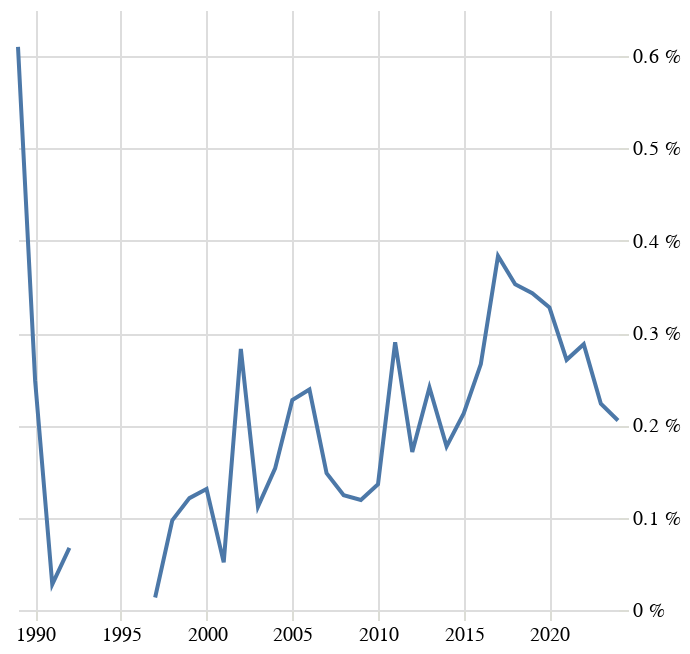

Here is the notebook cell this chart was saved with:
### Code cell
grafik("rusk")

### Figure 1 — Vega-Lite specification as saved in the notebook (floating-point values rounded to 4 significant figures)
{"config": {"title": {"font": "Noticia Text", "fontSize": 14, "anchor": "start", "lineHeight": 21, "fontWeight": "bolder", "subtitleFont": "Noticia Text", "subtitleFontSize": 12, "subtitlePadding": 12, "dy": -12}, "axis": {"labelFont": "Asap", "titleFont": "Asap", "fontWeight": "lighter", "titleFontWeight": "lighter", "labelFontSize": 10, "titleFontSize": 10, "labelPadding": 2, "titlePadding": 10, "domainOpacity": 0, "tickColor": "#DCDDD6"}, "legend": {"labelFont": "Asap", "labelFontWeight": "normal", "titleFont": "Asap", "titleFontWeight": "normal", "labelFontSize": 10, "titleFontSize": 10}, "view": {"stroke": "transparent"}}, "data": {"name": "data-74ff49501e6d5971d06f538629eb07bd"}, "mark": {"type": "line"}, "encoding": {"x": {"axis": {"title": null}, "field": "rok", "type": "temporal"}, "y": {"axis": {"domainOpacity": 0, "labelExpr": "datum.label * 100 + ' %'", "orient": "right", "tickColor": "#DCDDD6", "title": null}, "field": "podil", "type": "quantitative"}}, "$schema": "https://vega.github.io/schema/vega-lite/v5.8.0.json", "datasets": {"data-74ff49501e6d5971d06f538629eb07bd": [{"pocet": 19.0, "rok": "1989-01-01T00:00:00", "len_right": 3115, "podil": 0.0061, "zanr": "rusk"}, {"pocet": 8.0, "rok": "1990-01-01T00:00:00", "len_right": 3220, "podil": 0.002484, "zanr": "rusk"}, {"pocet": 1.0, "rok": "1991-01-01T00:00:00", "len_right": 3598, "podil": 0.0002779, "zanr": "rusk"}, {"pocet": 3.0, "rok": "1992-01-01T00:00:00", "len_right": 4452, "podil": 0.0006739, "zanr": "rusk"}, {"pocet": null, "rok": "1993-01-01T00:00:00", "len_right": 5949, "podil": null, "zanr": "rusk"}, {"pocet": null, "rok": "1994-01-01T00:00:00", "len_right": 6067, "podil": null, "zanr": "rusk"}, {"pocet": 3.0, "rok": "1995-01-01T00:00:00", "len_right": 6784, "podil": 0.0004422, "zanr": "rusk"}, {"pocet": null, "rok": "1996-01-01T00:00:00", "len_right": 7014, "podil": null, "zanr": "rusk"}, {"pocet": 1.0, "rok": "1997-01-01T00:00:00", "len_right": 7395, "podil": 0.0001352, "zanr": "rusk"}, {"pocet": 7.0, "rok": "1998-01-01T00:00:00", "len_right": 7210, "podil": 0.0009709, "zanr": "rusk"}, {"pocet": 9.0, "rok": "1999-01-01T00:00:00", "len_right": 7427, "podil": 0.001212, "zanr": "rusk"}, {"pocet": 10.0, "rok": "2000-01-01T00:00:00", "len_right": 7629, "podil": 0.001311, "zanr": "rusk"}, {"pocet": 4.0, "rok": "2001-01-01T00:00:00", "len_right": 7757, "podil": 0.0005157, "zanr": "rusk"}, {"pocet": 22.0, "rok": "2002-01-01T00:00:00", "len_right": 7776, "podil": 0.002829, "zanr": "rusk"}, {"pocet": 9.0, "rok": "2003-01-01T00:00:00", "len_right": 8038, "podil": 0.00112, "zanr": "rusk"}, {"pocet": 13.0, "rok": "2004-01-01T00:00:00", "len_right": 8477, "podil": 0.001534, "zanr": "rusk"}, {"pocet": 20.0, "rok": "2005-01-01T00:00:00", "len_right": 8791, "podil": 0.002275, "zanr": "rusk"}, {"pocet": 22.0, "rok": "2006-01-01T00:00:00", "len_right": 9212, "podil": 0.002388, "zanr": "rusk"}, {"pocet": 14.0, "rok": "2007-01-01T00:00:00", "len_right": 9446, "podil": 0.001482, "zanr": "rusk"}, {"pocet": 12.0, "rok": "2008-01-01T00:00:00", "len_right": 9643, "podil": 0.001244, "zanr": "rusk"}, {"pocet": 11.0, "rok": "2009-01-01T00:00:00", "len_right": 9230, "podil": 0.001192, "zanr": "rusk"}, {"pocet": 13.0, "rok": "2010-01-01T00:00:00", "len_right": 9538, "podil": 0.001363, "zanr": "rusk"}, {"pocet": 28.0, "rok": "2011-01-01T00:00:00", "len_right": 9652, "podil": 0.002901, "zanr": "rusk"}, {"pocet": 16.0, "rok": "2012-01-01T00:00:00", "len_right": 9345, "podil": 0.001712, "zanr": "rusk"}, {"pocet": 23.0, "rok": "2013-01-01T00:00:00", "len_right": 9541, "podil": 0.002411, "zanr": "rusk"}, {"pocet": 17.0, "rok": "2014-01-01T00:00:00", "len_right": 9587, "podil": 0.001773, "zanr": "rusk"}, {"pocet": 21.0, "rok": "2015-01-01T00:00:00", "len_right": 9866, "podil": 0.002129, "zanr": "rusk"}, {"pocet": 25.0, "rok": "2016-01-01T00:00:00", "len_right": 9386, "podil": 0.002664, "zanr": "rusk"}, {"pocet": 36.0, "rok": "2017-01-01T00:00:00", "len_right": 9388, "podil": 0.003835, "zanr": "rusk"}, {"pocet": 34.0, "rok": "2018-01-01T00:00:00", "len_right": 9637, "podil": 0.003528, "zanr": "rusk"}, {"pocet": 32.0, "rok": "2019-01-01T00:00:00", "len_right": 9326, "podil": 0.003431, "zanr": "rusk"}, {"pocet": 29.0, "rok": "2020-01-01T00:00:00", "len_right": 8845, "podil": 0.003279, "zanr": "rusk"}, {"pocet": 24.0, "rok": "2021-01-01T00:00:00", "len_right": 8856, "podil": 0.00271, "zanr": "rusk"}, {"pocet": 25.0, "rok": "2022-01-01T00:00:00", "len_right": 8682, "podil": 0.00288, "zanr": "rusk"}, {"pocet": 18.0, "rok": "2023-01-01T00:00:00", "len_right": 8054, "podil": 0.002235, "zanr": "rusk"}, {"pocet": 15.0, "rok": "2024-01-01T00:00:00", "len_right": 7306, "podil": 0.002053, "zanr": "rusk"}]}}
